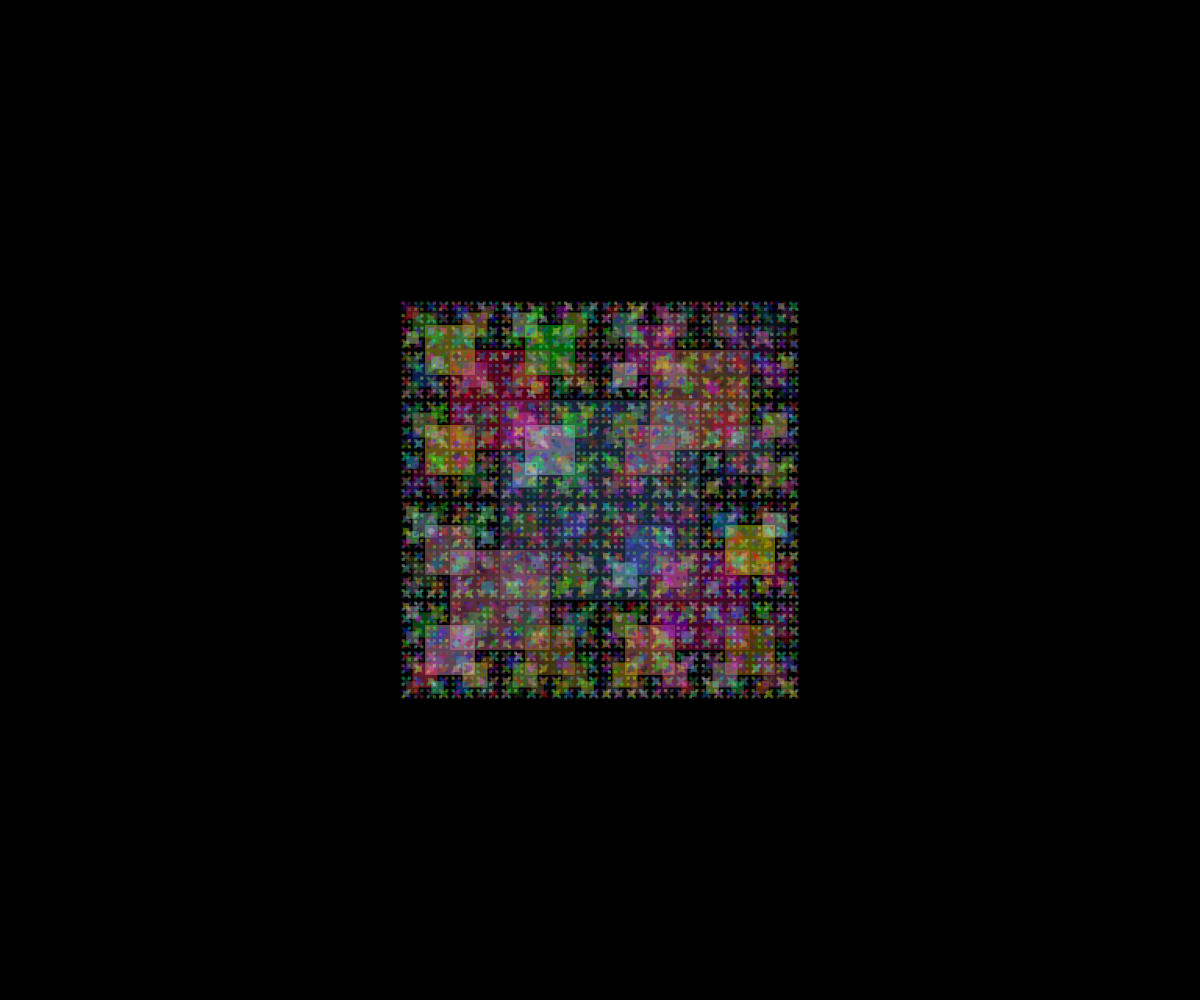
Frame 1 (no input)
Frame 60 (no input): identical to frame 1, image omitted
Frame 120 (the mouse pressed at the canvas centre since frame 60): identical to frame 1, image omitted

The p5.js sketch that drew this single still picture (run headless with seeded random() and noise() and a simulated clock; from frame 60 on, the mouse is pressed at the canvas centre):

// p5.js sketch
// ── sketch.js
// Square Fractal
// Bishal Ghose



function setup() {
  createCanvas(windowWidth, windowHeight);
  rectMode(CENTER)
}

function draw() {
  background(0);
  randomSeed(1);
  squareFractal(windowWidth/2, windowHeight/2, 200);
}


function squareFractal(x, y, size){
  let halfSize = size/2;
  fill(random(255), random(255), random(255), 100);
  noStroke()
  if (size > 2) {
    square(x, y, size);
    
    squareFractal(x + halfSize, y + halfSize, size/2);
    squareFractal(x - halfSize, y - halfSize, size/2);
    squareFractal(x - halfSize, y + halfSize, size/2);
    squareFractal(x + halfSize, y - halfSize, size/2);

  }
}
